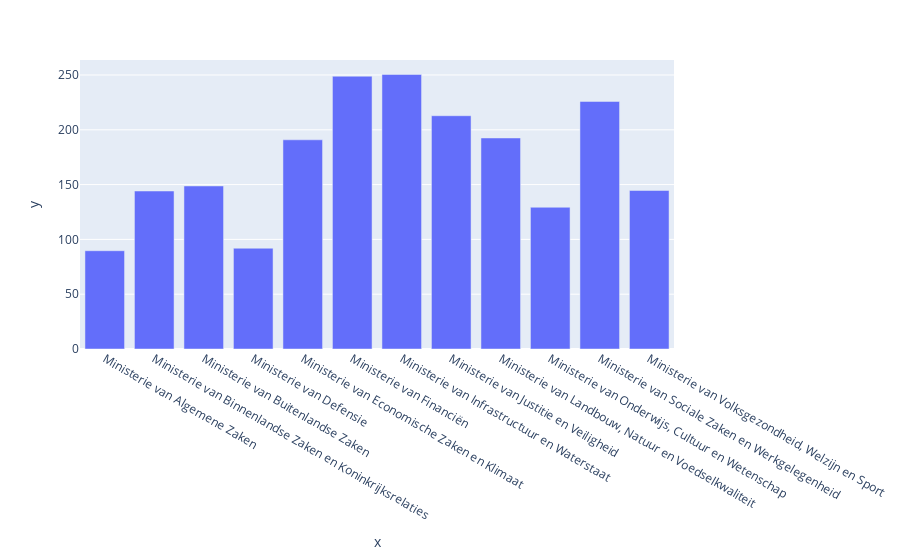

The notebook cell saved with this chart:
### Code cell
df2 = df_dates.copy()
df2 = df2.groupby(['verantwoordelijke'])['dagen'].mean().reset_index(name='dagen')

display(df2)

fig = px.bar(x=df2.verantwoordelijke, y=df2.dagen)
fig.show()

### Figure 1 — Plotly figure (JSON) as saved in the notebook; plotly's stock layout.template omitted (floating-point values rounded to 4 significant figures)
{"data": [{"alignmentgroup": "True", "hovertemplate": "x=%{x}<br>y=%{y}<extra></extra>", "legendgroup": "", "marker": {"color": "#636efa", "pattern": {"shape": ""}}, "name": "", "offsetgroup": "", "orientation": "v", "showlegend": false, "textposition": "auto", "type": "bar", "x": ["Ministerie van Algemene Zaken", "Ministerie van Binnenlandse Zaken en Koninkrijksrelaties", "Ministerie van Buitenlandse Zaken", "Ministerie van Defensie", "Ministerie van Economische Zaken en Klimaat", "Ministerie van Financiën", "Ministerie van Infrastructuur en Waterstaat", "Ministerie van Justitie en Veiligheid", "Ministerie van Landbouw, Natuur en Voedselkwaliteit", "Ministerie van Onderwijs, Cultuur en Wetenschap", "Ministerie van Sociale Zaken en Werkgelegenheid", "Ministerie van Volksgezondheid, Welzijn en Sport"], "xaxis": "x", "y": [89.67, 144.2, 148.7, 91.94, 190.9, 248.9, 250.5, 212.8, 192.5, 129.3, 225.9, 144.6], "yaxis": "y"}], "layout": {"barmode": "relative", "legend": {"tracegroupgap": 0}, "margin": {"t": 60}, "xaxis": {"anchor": "y", "domain": [0, 1], "title": {"text": "x"}}, "yaxis": {"anchor": "x", "domain": [0, 1], "title": {"text": "y"}}}}
